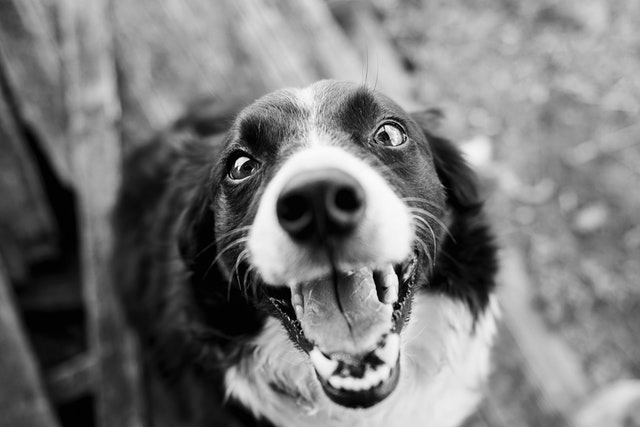
#> input picture HistogramCalculator/ornek_goruntu.png, 640 x 427 px
$ python histogramcalculater.py
#> lines starting #> are read from the running program, lines starting #| are printed output that depends on the picture
import cv2
import numpy as np
import matplotlib.pyplot as plt

# Görüntü yolunu belirtin (raw string olarak)
image_path = "ornek_goruntu.png"

# Gri seviye görüntüyü yükle
image = cv2.imread(image_path, cv2.IMREAD_GRAYSCALE)
#> image is the input picture: shape (427, 640); min 0, max 253, mean 120.8

# Histogramı hesaplamak için bir dizi oluştur
histogram = np.zeros(256, dtype=int)

# Görüntü üzerinde dolaşarak histogramı hesapla
for row in image:
    for pixel_value in row:
        histogram[pixel_value] += 1
#> after the loop, histogram = 256 values, max 5105 at index 2, min 0 at index 254, mean 1067.5

# Histogramı görselleştir
plt.bar(range(256), histogram, width=1.0, color='b')
plt.title('Gri Seviye Görüntü Histogramı')
plt.xlabel('Piksel Değeri')
plt.ylabel('Piksel Sayısı')
plt.show()
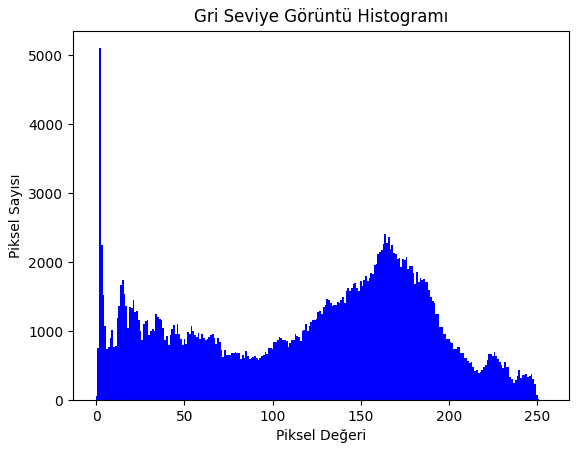
#> figure drawn by matplotlib, 1 panel; tallest bar 5105 high, from x = 1.5 to 2.5
